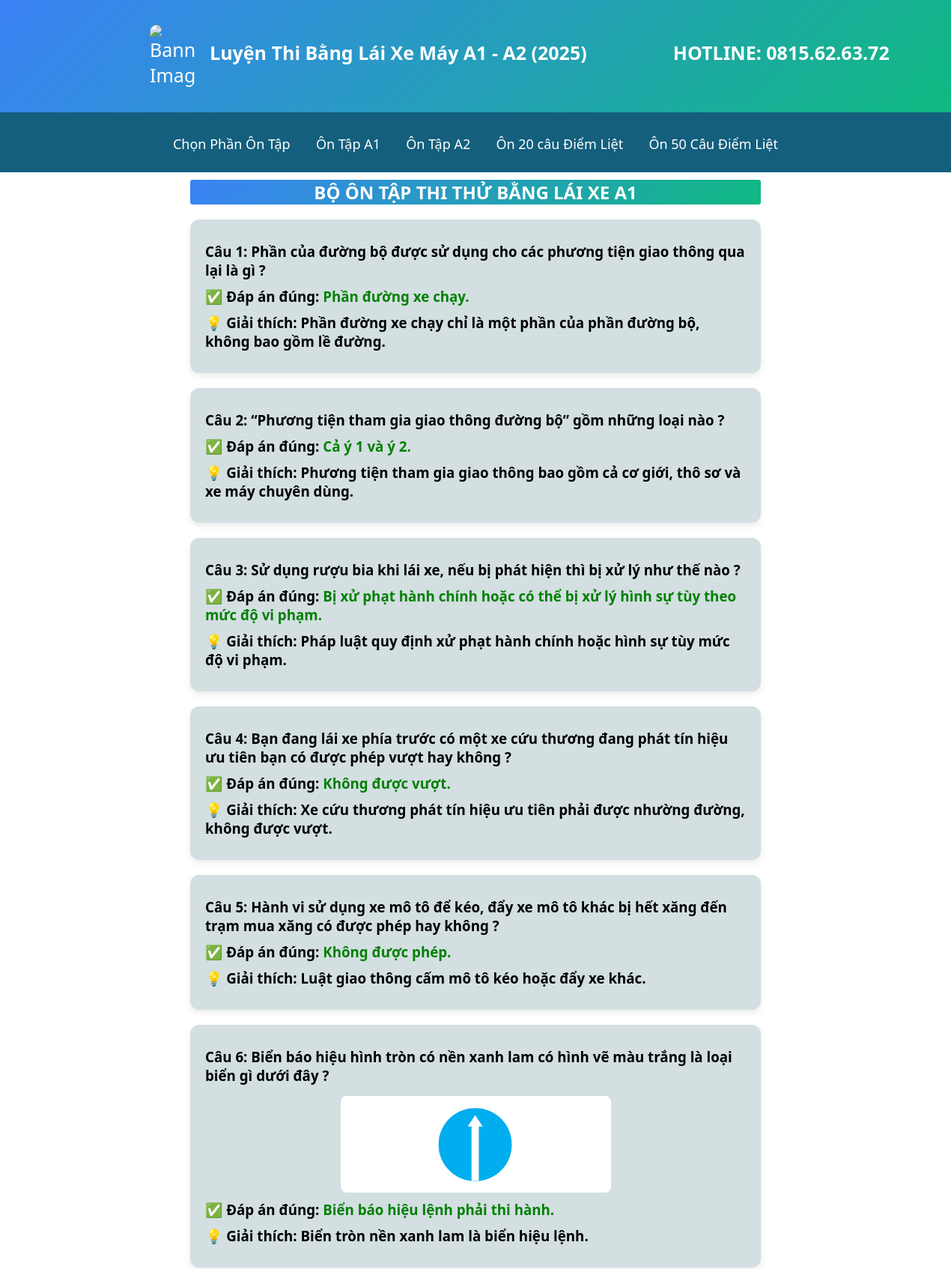
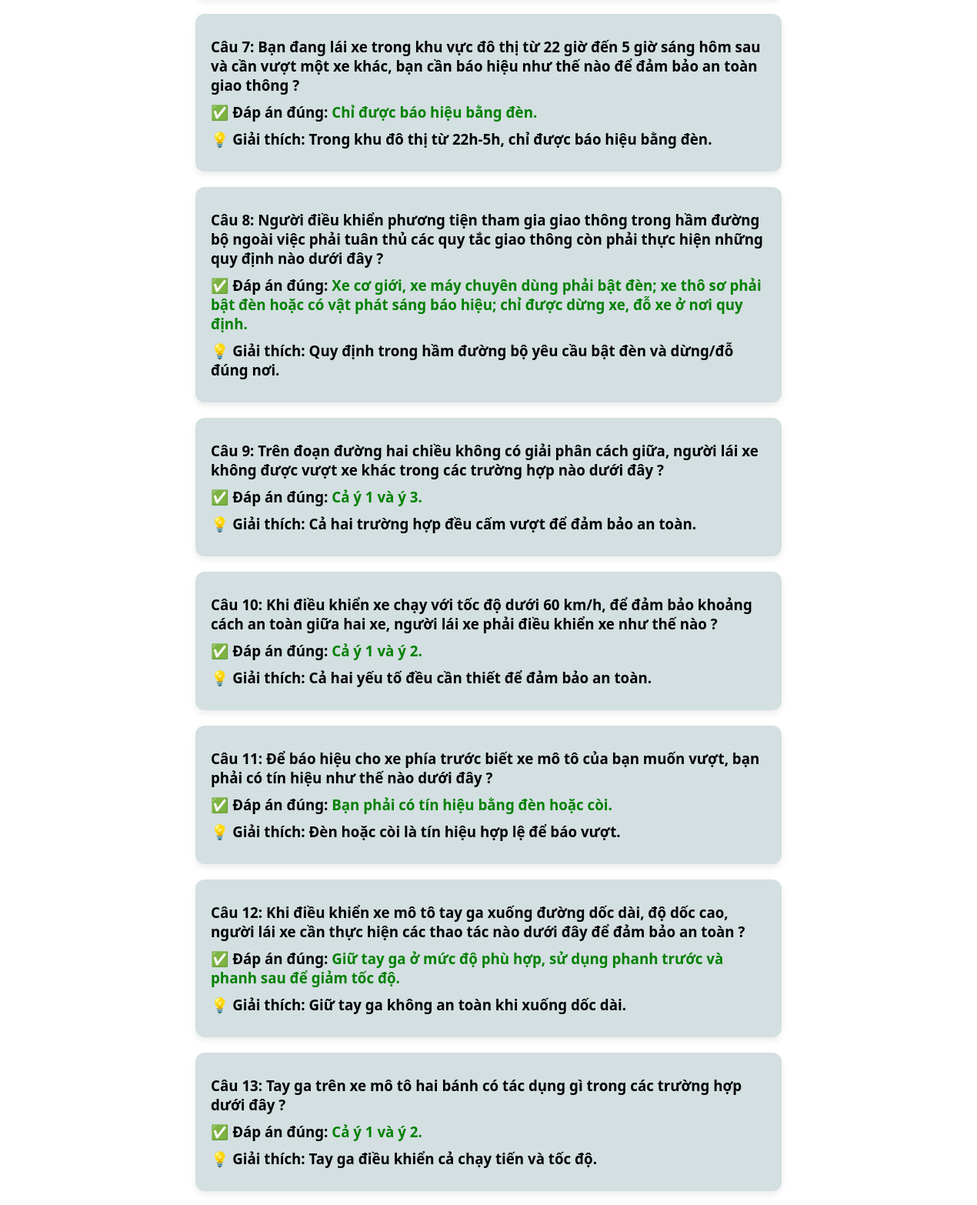
Screenshot of /pages/ontapA1.php (upper part) with the database file from the repository (2 pictures, top to bottom).
### tables this page shows
CREATE TABLE `answers` (
  `answer_id` int NOT NULL,
  `question_id` int NOT NULL,
  `answer_text` text NOT NULL,
  `explanation` text,
  `is_correct` tinyint(1) DEFAULT '0'
);

CREATE TABLE `questions` (
  `question_id` int NOT NULL,
  `set_id` int DEFAULT NULL,
  `question_text` text,
  `question_image` varchar(255) DEFAULT NULL,
  `is_critical` tinyint DEFAULT NULL
);

### pages/ontapA1.php (the view, shortened to what this page needs)
<?php
include "../includes/config.php";
isset($_GET['set_id']) ? $set_id = intval($_GET['set_id']) : $set_id = 1;
$limit = 25;
$critical_questions_by_set = [
    1 => [3, 5, 12],
    2 => [28, 29, 30, 33],
    3 => [53, 54],
    4 => [79],
    5 => [104, 108],
    6 => [129, 135],
    7 => [152, 153, 154],
    8 => [177, 179]
];
$question_ranges = [
    1 => [1, 25],
    2 => [26, 50],
    3 => [51, 75],
    4 => [76, 100],
    5 => [101, 125],
    6 => [126, 150],
    7 => [151, 175],
    8 => [176, 200]
];
$questions = [];
if (isset($question_ranges[$set_id])) {
    list($start_id, $end_id) = $question_ranges[$set_id];
    $stmt = $conn->prepare("
        SELECT q.*, a.answer_text, a.explanation
        FROM questions q
        JOIN answers a ON q.question_id = a.question_id
        WHERE a.is_correct = 1 AND q.question_id BETWEEN ? AND ?
        ORDER BY q.question_id
        LIMIT ?
    ");
    $stmt->bind_param("iii", $start_id, $end_id, $limit);
    $stmt->execute();
    $result = $stmt->get_result();
    $critical_ids = $critical_questions_by_set[$set_id] ?? [];
    while ($row = $result->fetch_assoc()) {
        $row['is_critical'] = in_array($row['question_id'], $critical_ids) ? 1 : 0;
        $questions[] = $row;
    }
}
?>
<!DOCTYPE html>
<html lang="en">
<head>
    <link rel="stylesheet" href="../assets/css/middle.css" />
</head>
<body>
    <div>
        <?php include './widget/header.php'; ?>
        <h2>BỘ ÔN TẬP THI THỬ BẰNG LÁI XE A1</h2>
        <div class="exam-container">
            <div class="question-list">
                <?php
                $count = 1;
                if (!empty($questions)) {
                    foreach ($questions as $q) {
                        echo '<div class="question-box">';
                        echo "<h3>Câu $count: {$q["question_text"]}</h3>";
                        if (!empty($q['question_image'])) {
                            $filename = basename($q['question_image']);
                            $correctPath = "../assets/img/" . $filename;
                            if (file_exists($correctPath)) {
                                echo "<img src='$correctPath' alt='Hình minh họa' >";
                            }
                        }
                        echo "<h3>✅ Đáp án đúng: <span style='color: green'>{$q["answer_text"]}</span></h3>";
                        echo "<h3>💡 Giải thích: {$q['explanation']}</h3>";
                        echo '</div>';
                        $count++;
                    }
                } else {
                    echo "<p>Không có câu hỏi nào.</p>";
                }
                ?>
            </div>
        </div>
    </div>
</body>
</html>

### assets/css/middle.css (style rules this page uses)
html, body { height: 100%; margin: 0; padding: 0; flex-direction: column; font-family: 'Segoe UI', Tahoma, Geneva, Verdana, sans-serif; }
h2 { width: 60%; color: white; background: linear-gradient(135deg, #3b82f6, #10b981); border-radius: 3px; margin-top: 10px; text-align: center; margin-left: auto; margin-right: auto; }
.exam-container { display: flex; flex-direction: column; gap: 20px; width: 60%; margin: 0 auto; padding: 0 20px; }
.question-list { display: flex; flex-direction: column; gap: 20px; }
.question-box { background-color: rgba(201, 216, 218, 0.805); padding: 20px; border-radius: 12px; box-shadow: 0 4px 8px rgba(0, 0, 0, 0.08); }
.question-box img { max-width: 50%; margin-top: 15px; border-radius: 8px; }
img { max-width: 500px; display: block; margin-top: 10px; margin: 0 auto; }
.question-box h3 { margin: 10px 0; }

### rows the page displays
answers: question.question_text "Phần của đường bộ được sử dụng cho các phương tiện giao thông qua lại là gì ?", answer_text "Phần đường xe chạy.", explanation "Phần đường xe chạy chỉ là một phần của phần đường bộ, không bao gồm lề đường."
answers: question.question_text "“Phương tiện tham gia giao thông đường bộ” gồm những loại nào ?", answer_text "Cả ý 1 và ý 2.", explanation "Phương tiện tham gia giao thông bao gồm cả cơ giới, thô sơ và xe máy chuyên dùng."
answers: question.question_text "Sử dụng rượu bia khi lái xe, nếu bị phát hiện thì bị xử lý như thế nào ?", answer_text "Bị xử phạt hành chính hoặc có thể bị xử lý hình sự tùy theo mức độ vi phạm.", explanation "Pháp luật quy định xử phạt hành chính hoặc hình sự tùy mức độ vi phạm."
answers: question.question_text "Bạn đang lái xe phía trước có một xe cứu thương đang phát tín hiệu ưu tiên bạn có được phép vượt hay không ?", answer_text "Không được vượt.", explanation "Xe cứu thương phát tín hiệu ưu tiên phải được nhường đường, không được vượt."
answers: question.question_text "Hành vi sử dụng xe mô tô để kéo, đẩy xe mô tô khác bị hết xăng đến trạm mua xăng có được phép hay không ?", answer_text "Không được phép.", explanation "Luật giao thông cấm mô tô kéo hoặc đẩy xe khác."
answers: question.question_text "Biển báo hiệu hình tròn có nền xanh lam có hình vẽ màu trắng là loại biển gì dưới đây ?", question.question_image (picture), answer_text "Biển báo hiệu lệnh phải thi hành.", explanation "Biển tròn nền xanh lam là biển hiệu lệnh."
answers: question.question_text "Bạn đang lái xe trong khu vực đô thị từ 22 giờ đến 5 giờ sáng hôm sau và cần vượt một xe khác, bạn cần báo hiệu như thế nào để đảm bảo an toàn giao thông ?", answer_text "Chỉ được báo hiệu bằng đèn.", explanation "Trong khu đô thị từ 22h-5h, chỉ được báo hiệu bằng đèn."
answers: question.question_text "Người điều khiển phương tiện tham gia giao thông trong hầm đường bộ ngoài việc phải tuân thủ các quy tắc giao thông còn phải thực hiện những quy định nào dưới đây ?", answer_text "Xe cơ giới, xe máy chuyên dùng phải bật đèn; xe thô sơ phải bật đèn hoặc có vật phát sáng báo hiệu; chỉ được dừng xe, đỗ xe ở nơi quy định.", explanation "Quy định trong hầm đường bộ yêu cầu bật đèn và dừng/đỗ đúng nơi."
answers: question.question_text "Trên đoạn đường hai chiều không có giải phân cách giữa, người lái xe không được vượt xe khác trong các trường hợp nào dưới đây ?", answer_text "Cả ý 1 và ý 3.", explanation "Cả hai trường hợp đều cấm vượt để đảm bảo an toàn."
answers: question.question_text "Khi điều khiển xe chạy với tốc độ dưới 60 km/h, để đảm bảo khoảng cách an toàn giữa hai xe, người lái xe phải điều khiển xe như thế nào ?", answer_text "Cả ý 1 và ý 2.", explanation "Cả hai yếu tố đều cần thiết để đảm bảo an toàn."
answers: question.question_text "Để báo hiệu cho xe phía trước biết xe mô tô của bạn muốn vượt, bạn phải có tín hiệu như thế nào dưới đây ?", answer_text "Bạn phải có tín hiệu bằng đèn hoặc còi.", explanation "Đèn hoặc còi là tín hiệu hợp lệ để báo vượt."
answers: question.question_text "Khi điều khiển xe mô tô tay ga xuống đường dốc dài, độ dốc cao, người lái xe cần thực hiện các thao tác nào dưới đây để đảm bảo an toàn ?", answer_text "Giữ tay ga ở mức độ phù hợp, sử dụng phanh trước và phanh sau để giảm tốc độ.", explanation "Giữ tay ga không an toàn khi xuống dốc dài."
answers: question.question_text "Tay ga trên xe mô tô hai bánh có tác dụng gì trong các trường hợp dưới đây ?", answer_text "Cả ý 1 và ý 2.", explanation "Tay ga điều khiển cả chạy tiến và tốc độ."
